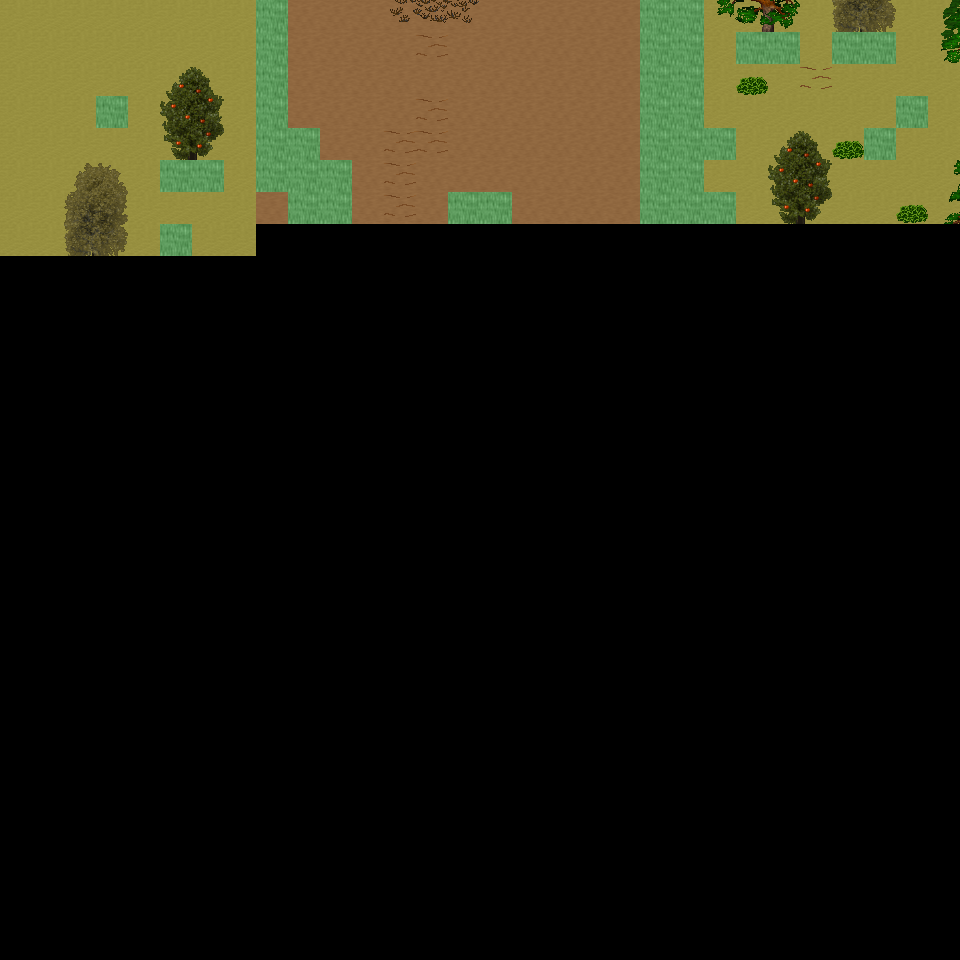

Below is a game level as drawn by its tile map, then a one-line description and the .tmx that defines it (tile-layer data replaced by summaries):
An orthogonal 30x30 tile map with 32x32 px tiles, 6 tile layers (Ground, Object, Object2, Above, ...), 57 tilesets and 4 objects (4x mapExit).

<map version="1.0" orientation="orthogonal" renderorder="right-down" width="30" height="30" tilewidth="32" tileheight="32" nextobjectid="5">
  <tileset firstgid="1" name="tileset_ground_ground" tilewidth="32" tileheight="32" tilecount="33" columns="3">
    <image source="../drawable/tileset_ground_ground.png" width="96" height="352" />
  </tileset>
  <tileset firstgid="34" name="tileset_ground_ice_ice" tilewidth="32" tileheight="32" tilecount="3" columns="3">
    <image source="../drawable/tileset_ground_ice_ice.png" width="96" height="32" />
  </tileset>
  <tileset firstgid="37" name="tileset_ground_indoor_brown_hole" tilewidth="32" tileheight="32" tilecount="56" columns="7">
    <image source="../drawable/tileset_ground_indoor_brown_hole.png" width="224" height="256" />
  </tileset>
  <tileset firstgid="93" name="tileset_ground_earth_edges" tilewidth="32" tileheight="32" tilecount="18" columns="6">
    <image source="../drawable/tileset_ground_earth_edges.png" width="192" height="96" />
  </tileset>
  <tileset firstgid="111" name="tileset_ground_rock_pebbles" tilewidth="32" tileheight="32" tilecount="3" columns="1">
    <image source="../drawable/tileset_ground_rock_pebbles.png" width="32" height="96" />
  </tileset>
  <tileset firstgid="114" name="tileset_item_corpse_huge_animal" tilewidth="32" tileheight="32" tilecount="16" columns="2">
    <image source="../drawable/tileset_item_corpse_huge_animal.png" width="64" height="256" />
  </tileset>
  <tileset firstgid="130" name="tileset_plant_flower_daisy_white" tilewidth="32" tileheight="32" tilecount="8" columns="2">
    <image source="../drawable/tileset_plant_flower_daisy_white.png" width="64" height="128" />
  </tileset>
  <tileset firstgid="138" name="tileset_ground_ridge_earth_dark" tilewidth="32" tileheight="32" tilecount="96" columns="12">
    <image source="../drawable/tileset_ground_ridge_earth_dark.png" width="384" height="256" />
  </tileset>
  <tileset firstgid="234" name="tileset_ground_grass_edges" tilewidth="32" tileheight="32" tilecount="36" columns="12">
    <image source="../drawable/tileset_ground_grass_edges.png" width="384" height="96" />
  </tileset>
  <tileset firstgid="270" name="tileset_ground_ridge_ice_2" tilewidth="32" tileheight="32" tilecount="42" columns="7">
    <image source="../drawable/tileset_ground_ridge_ice_2.png" width="224" height="192" />
  </tileset>
  <tileset firstgid="312" name="tileset_ground_ice_glacier" tilewidth="32" tileheight="32" tilecount="1" columns="1">
    <image source="../drawable/tileset_ground_ice_glacier.png" width="32" height="32" />
  </tileset>
  <tileset firstgid="313" name="tileset_plant_bush_large_brown" tilewidth="32" tileheight="32" tilecount="9" columns="3">
    <image source="../drawable/tileset_plant_bush_large_brown.png" width="96" height="96" />
  </tileset>
  <tileset firstgid="322" name="tileset_ground_ridge_ice" tilewidth="32" tileheight="32" tilecount="42" columns="7">
    <image source="../drawable/tileset_ground_ridge_ice.png" width="224" height="192" />
  </tileset>
  <tileset firstgid="364" name="tileset_plant_bush_various_small" tilewidth="32" tileheight="32" tilecount="9" columns="3">
    <image source="../drawable/tileset_plant_bush_various_small.png" width="96" height="96" />
  </tileset>
  <tileset firstgid="373" name="tileset_ground_rock_rocks_2" tilewidth="32" tileheight="32" tilecount="4" columns="2">
    <image source="../drawable/tileset_ground_rock_rocks_2.png" width="64" height="64" />
  </tileset>
  <tileset firstgid="377" name="tileset_ground_brown_2" tilewidth="32" tileheight="32" tilecount="2" columns="1">
    <image source="../drawable/tileset_ground_brown_2.png" width="32" height="64" />
  </tileset>
  <tileset firstgid="379" name="tileset_plant_bush_large_green" tilewidth="32" tileheight="32" tilecount="9" columns="3">
    <image source="../drawable/tileset_plant_bush_large_green.png" width="96" height="96" />
  </tileset>
  <tileset firstgid="388" name="tileset_plant_grasses" tilewidth="32" tileheight="32" tilecount="6" columns="3">
    <image source="../drawable/tileset_plant_grasses.png" width="96" height="64" />
  </tileset>
  <tileset firstgid="394" name="tileset_furniture_table_long_side_on_pale" tilewidth="32" tileheight="32" tilecount="3" columns="3">
    <image source="../drawable/tileset_furniture_table_long_side_on_pale.png" width="96" height="32" />
  </tileset>
  <tileset firstgid="397" name="tileset_item_blood_nsew_stains" tilewidth="32" tileheight="32" tilecount="4" columns="2">
    <image source="../drawable/tileset_item_blood_nsew_stains.png" width="64" height="64" />
  </tileset>
  <tileset firstgid="401" name="tileset_item_blood_floor_stains_2" tilewidth="32" tileheight="32" tilecount="4" columns="2">
    <image source="../drawable/tileset_item_blood_floor_stains_2.png" width="64" height="64" />
  </tileset>
  <tileset firstgid="405" name="tileset_item_statue_grey_stone" tilewidth="32" tileheight="32" tilecount="4" columns="2">
    <image source="../drawable/tileset_item_statue_grey_stone.png" width="64" height="64" />
  </tileset>
  <tileset firstgid="409" name="tileset_item_statue_cross" tilewidth="32" tileheight="32" tilecount="1" columns="1">
    <image source="../drawable/tileset_item_statue_cross.png" width="32" height="32" />
  </tileset>
  <tileset firstgid="410" name="tileset_item_button_gold" tilewidth="32" tileheight="32" tilecount="2" columns="2">
    <image source="../drawable/tileset_item_button_gold.png" width="64" height="32" />
  </tileset>
  <tileset firstgid="412" name="tileset_ground_rock_green_crystal" tilewidth="32" tileheight="32" tilecount="9" columns="3">
    <image source="../drawable/tileset_ground_rock_green_crystal.png" width="96" height="96" />
  </tileset>
  <tileset firstgid="421" name="tileset_item_statue_metal_and_stone" tilewidth="32" tileheight="32" tilecount="6" columns="3">
    <image source="../drawable/tileset_item_statue_metal_and_stone.png" width="96" height="64" />
  </tileset>
  <tileset firstgid="427" name="tileset_ground_ladder_horizontal_pale" tilewidth="32" tileheight="32" tilecount="3" columns="1">
    <image source="../drawable/tileset_ground_ladder_horizontal_pale.png" width="32" height="96" />
  </tileset>
  <tileset firstgid="430" name="tileset_building_fence_fence_chunky" tilewidth="32" tileheight="32" tilecount="21" columns="3">
    <image source="../drawable/tileset_building_fence_fence_chunky.png" width="96" height="224" />
  </tileset>
  <tileset firstgid="451" name="tileset_plant_bush_bushes" tilewidth="32" tileheight="32" tilecount="10" columns="5">
    <image source="../drawable/tileset_plant_bush_bushes.png" width="160" height="64" />
  </tileset>
  <tileset firstgid="461" name="tileset_item_blood_floor_stain" tilewidth="32" tileheight="32" tilecount="1" columns="1">
    <image source="../drawable/tileset_item_blood_floor_stain.png" width="32" height="32" />
  </tileset>
  <tileset firstgid="462" name="tileset_item_corpse_skull_dark" tilewidth="32" tileheight="32" tilecount="2" columns="2">
    <image source="../drawable/tileset_item_corpse_skull_dark.png" width="64" height="32" />
  </tileset>
  <tileset firstgid="464" name="tileset_logic_creature_human" tilewidth="32" tileheight="32" tilecount="5" columns="5">
    <image source="../drawable/tileset_logic_creature_human.png" width="160" height="32" />
  </tileset>
  <tileset firstgid="469" name="tileset_logic_creature_elemental" tilewidth="32" tileheight="32" tilecount="16" columns="8">
    <image source="../drawable/tileset_logic_creature_elemental.png" width="256" height="64" />
  </tileset>
  <tileset firstgid="485" name="tileset_logic_creature_undead" tilewidth="32" tileheight="32" tilecount="16" columns="8">
    <image source="../drawable/tileset_logic_creature_undead.png" width="256" height="64" />
  </tileset>
  <tileset firstgid="501" name="tileset_logic_item_sheepfood" tilewidth="32" tileheight="32" tilecount="1" columns="1">
    <image source="../drawable/tileset_logic_item_sheepfood.png" width="32" height="32" />
  </tileset>
  <tileset firstgid="502" name="tileset_logic_creature_sheep" tilewidth="32" tileheight="32" tilecount="1" columns="1">
    <image source="../drawable/tileset_logic_creature_sheep.png" width="32" height="32" />
  </tileset>
  <tileset firstgid="503" name="tileset_logic_collision" tilewidth="32" tileheight="32" tilecount="1" columns="1">
    <image source="../drawable/tileset_logic_collision.png" width="32" height="32" />
  </tileset>
  <tileset firstgid="504" name="tileset_plant_tree_taller_trees" tilewidth="32" tileheight="32" tilecount="32" columns="8">
    <image source="../drawable/tileset_plant_tree_taller_trees.png" width="256" height="128" />
  </tileset>
  <tileset firstgid="536" name="tileset_building_wall_int_clay" tilewidth="32" tileheight="32" tilecount="100" columns="10">
    <image source="../drawable/tileset_building_wall_int_clay.png" width="320" height="320" />
  </tileset>
  <tileset firstgid="636" name="tileset_plant_tree_pine_tree" tilewidth="32" tileheight="32" tilecount="20" columns="4">
    <image source="../drawable/tileset_plant_tree_pine_tree.png" width="128" height="160" />
  </tileset>
  <tileset firstgid="656" name="tileset_plant_tree_pine_tree_1" tilewidth="32" tileheight="32" tilecount="20" columns="4">
    <image source="../drawable/tileset_plant_tree_pine_tree_1.png" width="128" height="160" />
  </tileset>
  <tileset firstgid="676" name="tileset_plant_stump_hollow_logs" tilewidth="32" tileheight="32" tilecount="6" columns="3">
    <image source="../drawable/tileset_plant_stump_hollow_logs.png" width="96" height="64" />
  </tileset>
  <tileset firstgid="682" name="tileset_plant_stump_small_stump" tilewidth="32" tileheight="32" tilecount="4" columns="2">
    <image source="../drawable/tileset_plant_stump_small_stump.png" width="64" height="64" />
  </tileset>
  <tileset firstgid="686" name="tileset_plant_stump_stump_snow1" tilewidth="32" tileheight="32" tilecount="2" columns="2">
    <image source="../drawable/tileset_plant_stump_stump_snow1.png" width="64" height="32" />
  </tileset>
  <tileset firstgid="688" name="tileset_plant_stump_stump_snow" tilewidth="32" tileheight="32" tilecount="2" columns="2">
    <image source="../drawable/tileset_plant_stump_stump_snow.png" width="64" height="32" />
  </tileset>
  <tileset firstgid="690" name="tileset_building_decoration_rocks" tilewidth="32" tileheight="32" tilecount="6" columns="3">
    <image source="../drawable/tileset_building_decoration_rocks.png" width="96" height="64" />
  </tileset>
  <tileset firstgid="696" name="tileset_ground_rock_rocks" tilewidth="32" tileheight="32" tilecount="4" columns="2">
    <image source="../drawable/tileset_ground_rock_rocks.png" width="64" height="64" />
  </tileset>
  <tileset firstgid="700" name="tileset_ground_grass_corners" tilewidth="32" tileheight="32" tilecount="24" columns="6">
    <image source="../drawable/tileset_ground_grass_corners.png" width="192" height="128" />
  </tileset>
  <tileset firstgid="724" name="tileset_plant_lily_pads" tilewidth="32" tileheight="32" tilecount="2" columns="1">
    <image source="../drawable/tileset_plant_lily_pads.png" width="32" height="64" />
  </tileset>
  <tileset firstgid="726" name="tileset_plant_tree_snow_on_pine" tilewidth="32" tileheight="32" tilecount="20" columns="4">
    <image source="../drawable/tileset_plant_tree_snow_on_pine.png" width="128" height="160" />
  </tileset>
  <tileset firstgid="746" name="tileset_ground_stonecircle" tilewidth="32" tileheight="32" tilecount="81" columns="9">
    <image source="../drawable/tileset_ground_stonecircle.png" width="288" height="288" />
  </tileset>
  <tileset firstgid="827" name="tileset_object_rotating_crystal" tilewidth="32" tileheight="32" tilecount="48" columns="8">
    <image source="../drawable/tileset_object_rotating_crystal.png" width="256" height="192" />
  </tileset>
  <tileset firstgid="875" name="tileset_light_white_1x1" tilewidth="32" tileheight="32" tilecount="1" columns="1">
    <image source="../drawable/tileset_light_white_1x1.png" width="32" height="32" />
  </tileset>
  <tileset firstgid="876" name="tileset_light_light_5x5" tilewidth="32" tileheight="32" tilecount="25" columns="5">
    <image source="../drawable/tileset_light_light_5x5.png" width="160" height="160" />
  </tileset>
  <tileset firstgid="901" name="tileset_logic_creature_fowl" tilewidth="32" tileheight="32" tilecount="6" columns="6">
    <image source="../drawable/tileset_logic_creature_fowl.png" width="192" height="32" />
  </tileset>
  <tileset firstgid="907" name="tileset_building_wall_int_sandstone" tilewidth="32" tileheight="32" tilecount="15" columns="3">
    <image source="../drawable/tileset_building_wall_int_sandstone.png" width="96" height="160" />
  </tileset>
  <tileset firstgid="922" name="tileset_logic_creature_animal" tilewidth="32" tileheight="32" tilecount="32" columns="8">
    <image source="../drawable/tileset_logic_creature_animal.png" width="256" height="128" />
  </tileset>
  <layer name="Ground" width="30" height="30">
    <data>[900 cells, 218 non-empty, 2 distinct tile ids]</data>
  </layer>
  <layer name="Object" width="30" height="30">
    <data>[900 cells, 52 non-empty, 25 distinct tile ids]</data>
  </layer>
  <layer name="Object2" width="30" height="30">
    <data>[900 cells, 0 non-empty, 0 distinct tile ids]</data>
  </layer>
  <layer name="Above" width="30" height="30">
    <data>[900 cells, 31 non-empty, 23 distinct tile ids]</data>
  </layer>
  <layer name="Above2" width="30" height="30">
    <data>[900 cells, 0 non-empty, 0 distinct tile ids]</data>
  </layer>
  <layer name="Walkable" width="30" height="30">
    <data>[900 cells, 39 non-empty, 1 distinct tile ids]</data>
  </layer>
  <objectgroup name="MapEvents">
    <object id="1" name="north" type="mapExit" x="0" y="0" width="256" height="32">
      <properties>
        <property name="map" value="level_0_x72_y11" />
        <property name="x" value="0" />
        <property name="y" value="28" />
      </properties>
    </object>
    <object id="2" name="north2" type="mapExit" x="288" y="0" width="352" height="32">
      <properties>
        <property name="map" value="level_0_x72_y11" />
        <property name="x" value="9" />
        <property name="y" value="28" />
      </properties>
    </object>
    <object id="3" name="north3" type="mapExit" x="704" y="0" width="256" height="32">
      <properties>
        <property name="map" value="level_0_x72_y11" />
        <property name="x" value="22" />
        <property name="y" value="28" />
      </properties>
    </object>
    <object id="4" name="west" type="mapExit" x="0" y="0" width="32" height="960">
      <properties>
        <property name="map" value="level_0_x71_y12" />
        <property name="x" value="28" />
        <property name="y" value="0" />
      </properties>
    </object>
  </objectgroup>
</map>
